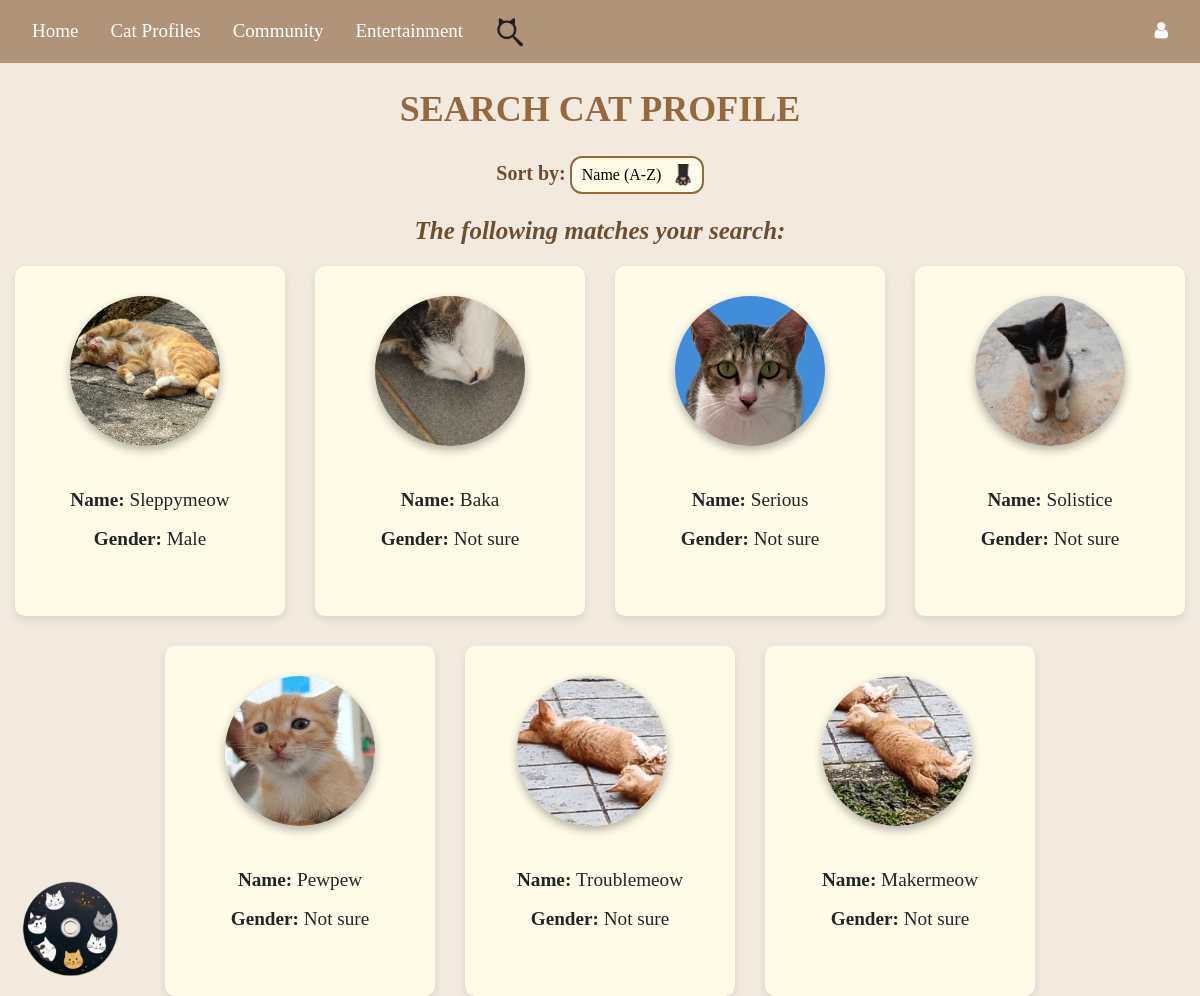
Screenshot of /cat_list with the database file from the repository.
### tables this page shows
CREATE TABLE "profiles" (
	"id"	INTEGER,
	"name"	TEXT NOT NULL,
	"gender"	TEXT NOT NULL,
	"color"	TEXT NOT NULL,
	"description"	TEXT,
	"photo"	TEXT NOT NULL,
	"creator"	TEXT NOT NULL,
	PRIMARY KEY("id" AUTOINCREMENT)
);

### Website/search.py (the view)
@search_bp.route('/cat_list')
def cat_list():
    name = request.args.get("name", "").lower()
    gender = request.args.get("gender", "")
    color = request.args.get("color", "")
    sort = request.args.get("sort")
    print(f"Name: {name}, Gender: {gender}, Color: {color}, Sort: {sort}")
    conn = get_db_connection()
    cursor = conn.cursor()
    query = "SELECT * FROM profiles WHERE 1=1"
    cat_filters = []
    if name:
        query += " AND LOWER(name) LIKE ?"
        cat_filters.append(f"%{name}%")
    if gender and gender != "Any":
        query += " AND gender = ?"
        cat_filters.append(gender)
    if color:
        query += " AND color = ?"
        cat_filters.append(color)
    if sort == "name_asc":
        query += " ORDER BY name ASC"
    elif sort == "name_desc":
        query += " ORDER BY name DESC"
    cursor.execute(query, cat_filters)
    profiles = cursor.fetchall()
    conn.close()
    if profiles:
        return render_template("cat_list.html", profiles=profiles, user=current_user)
    else:
        return render_template("cat_list.html", message="No cats found matching your criteria.", user=current_user)

### Website/search.py (called while the page is built)
def get_db_connection():
    db_path = os.path.join(os.path.dirname(__file__), '..', 'instance', 'datebase.db')
    db_path = os.path.abspath(db_path)
    conn = sqlite3.connect(db_path)
    conn.row_factory = sqlite3.Row
    return conn

### Website/templates/cat_list.html (shortened to what this page needs)
{% extends "base.html" %}
{% block content %}
    <h1>SEARCH CAT PROFILE</h1>
    <div class="sort-container">
        <form method="GET" action="/cat_list">
            <label for="sort">Sort by:</label>
            <select name="sort" id="sort" onchange="this.form.submit()">
                <option value="name_asc" {% if request.args.get('sort') == 'name_asc' %}selected{% endif %}>Name (A-Z)</option>
            </select>
        </form>
    </div>
    {% if profiles %}
    <h2>The following matches your search:</h2>
    <div class="cat-grid">
        {% for cat in profiles %}
            <div class="cat-card">
                <a href="/single_profile?name={{ cat.name | lower }}">
                    {% if cat.photo %}
                        <img class="profile-picture" src="{{ url_for('static', filename='uploads/' + cat['photo']) }}" alt="{{ cat['name'] }}">
                    {% else %}
                        <img class="profile-picture" src="{{ url_for('static', filename='uploads/default.png') }}" alt="Default Placeholder">
                    {% endif %}
                    <p><strong>Name: </strong>{{ cat.name }}</p>
                    <p><strong>Gender: </strong>{{ cat.gender }}</p>
                </a>
            </div>
        {% endfor %}
    </div>
{% elif message %}
    <h2>{{ message }}</h2>
{% endif %}
{% endblock %}

### Website/templates/base.html (shortened to what this page needs)
<!DOCTYPE html>
<html>
<head>
    <link rel="stylesheet" href="https://stackpath.bootstrapcdn.com/bootstrap/4.4.1/css/bootstrap.min.css"
 />
    <link rel="stylesheet" href="https://stackpath.bootstrapcdn.com/font-awesome/4.7.0/css/font-awesome.min.css"
 />
</head>
<body>
    <nav class="navbar navbar-expand-lg navbar-dark" style="background-color: rgb(176, 148, 119);">
        <a class="nav-item nav-link" style="font-family: 'Times New Roman'; color: white; font-size: 19px;"
            href="/">Home</a>
        <div class="dropdown nav-item">
            <a class="nav-link" href="#" id="dropdownMenuLink" aria-haspopup="true" aria-expanded="false"
                style="font-family: 'Times New Roman'; color: white; font-size: 19px;">
                Cat Profiles
            </a>
        </div>
        <a class="nav-item nav-link" style="font-family: 'Times New Roman'; color: white; font-size: 19px;"
            href="{{ url_for('community.community_feature') }}">
            Community
        </a>
        <div class="dropdown nav-item">
            <a class="nav-link" href="#" id="dropdownMenuLink" aria-haspopup="true" aria-expanded="false"
                style="font-family: 'Times New Roman'; color: white; font-size: 19px;">
                Entertainment
            </a>
        </div>
        <a class="nav-item nav-link" href="{{ url_for('search.search_feature') }}"
            style="color: white; font-size: 19px;">
            <img src="{{ url_for('static', filename='Images/option2.png') }}" alt="Search"
                style="width: 30px; height: 30px;">
        </a>
        <div class="ml-auto d-flex align-items-center">
            <div class="dropdown">
                <a class="nav-link" href="#" aria-haspopup="true" aria-expanded="false"
                    style="color: white; font-size: 19px;">
                    <i class="fa fa-user" aria-hidden="true"></i>
                </a>
            </div>
        </div>
    </nav>
    <div id="cd-container">
        <img id="cd" src="{{ url_for('static', filename='cd_designs/CD_2.png') }}" alt="CD">
    </div>
    <div class="container-fluid">{% block content %}{% endblock %}</div>
</body>
</html>

### Website/templates/base.html (style rules this page uses)
.dropdown { position: relative; display: inline-block; }
.navbar { display: flex; justify-content: space-between; align-items: center; }
.ml-auto { margin-left: auto !important; }
body { background-color: #f9f4ef; }
#cd-container { position: fixed; bottom: 20px; left: 20px; width: 100px; cursor: pointer; z-index: 9999; }
#cd { width: 100%; animation: spin 4s linear infinite; }

### Website/templates/cat_list.html (style rules this page uses)
body { font-family: 'Times New Roman', Times, serif; background-color: #f2eadf; margin: 0; padding: 0; }
h1 { font-weight: bold; color: #94693e; text-align: center; font-size: 36px; margin-bottom: 10px; padding-top: 25px; }
h2 { font-weight: bold; font-size: 25px; color: #6b4f2f; text-align: center; font-style: italic; margin-top: 0; margin-bottom: 20px; }
.sort-container { text-align: center; margin-bottom: 20px; }
.sort-container label { color: #6b4f2f; font-weight: bold; font-size: 20px; }
.sort-container select { padding: 5px 40px 5px 10px; cursor: pointer; background-color: #fffbe9; border-radius: 12px; margin-top: 15px; appearance: none; border: 2px solid #94693e; outline: none; background-image: url("/static/cat_paws_icon.png"); background-repeat: no-repeat; background-position: right 8px center; background-size: 20px; }
.cat-grid { display: flex; flex-wrap: wrap; justify-content: center; gap: 30px; margin-top: 20px; }
.cat-card { background-color: #fffbe9; padding: 30px; width: 270px; height: 350px; border-radius: 10px; box-shadow: 0 4px 8px rgba(0, 0, 0, 0.1); cursor: pointer; text-align:center; align-items: center; display: flex; flex-direction: column; justify-content: flex-start; transition: transform 0.3s ease, box-shadow 0.3s ease; }
.cat-card img { width: 150px; height: 150px; border-radius: 50%; margin-bottom: 40px; object-fit: cover; display: block; transition: transform 0.3s ease; box-shadow: 0 4px 10px rgba(0, 0, 0, 0.3); }
.cat-card p { margin: 10px 0; font-size: larger; color: inherit; }
.cat-card a { text-decoration: none; color: inherit; }

### rows the page displays
profiles: photo (picture), name "Sleppymeow", gender "Male"
profiles: photo (picture), name "Baka", gender "Not sure"
profiles: photo (picture), name "Serious", gender "Not sure"
profiles: photo (picture), name "Solistice", gender "Not sure"
profiles: photo (picture), name "Pewpew", gender "Not sure"
profiles: photo (picture), name "Troublemeow", gender "Not sure"
profiles: photo (picture), name "Makermeow", gender "Not sure"
